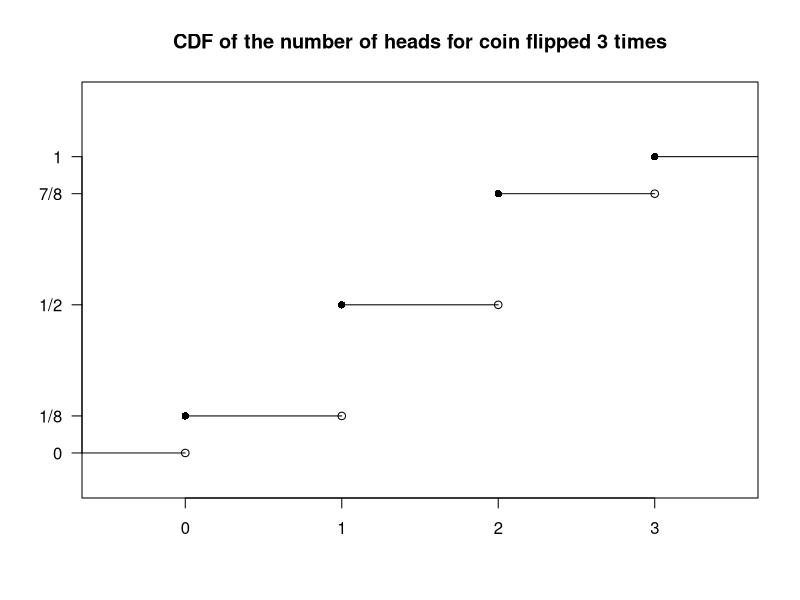

Write R code to recreate this figure.
## ---- chunk 1
cdf <- c(1/8, 1/2, 7/8, 1)
plot(c(0,1,2,3), cdf, xlim = c(-0.5, 3.5), ylim = c(-0.1, 1.2), xlab = "", ylab = "", yaxt = "n", pch = 16, main = "CDF of the number of heads for coin flipped 3 times")
axis(2, c(0, 1/8, 1/2, 7/8, 1), c("0", "1/8", "1/2", "7/8", "1"), las = 2)
lines(c(-8,0), c(0, 0), type = "l")
lines(c(0,1), c(1/8, 1/8), type = "l")
lines(c(1,2), c(1/2, 1/2), type = "l")
lines(c(2,3), c(7/8, 7/8), type = "l")
lines(c(3,8), c(1, 1), type = "l")
points(c(0, 1, 2, 3), c(0, 1/8, 1/2, 7/8))
